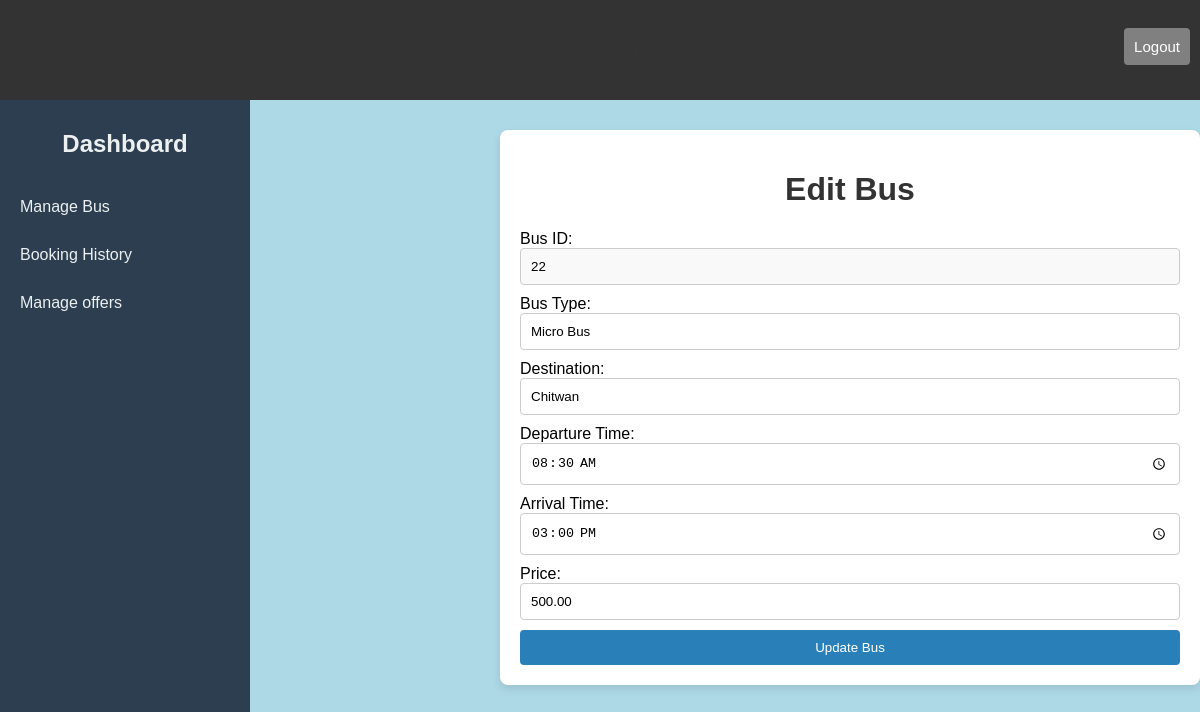
Page /Operators/edit_bus.php?id=22 on the committed database.
### tables this page shows
CREATE TABLE `buses` (
  `bus_id` int(11) NOT NULL,
  `bus_type` varchar(50) NOT NULL,
  `destination` varchar(50) NOT NULL,
  `price` decimal(10,2) NOT NULL,
  `departure_time` time NOT NULL,
  `arrival_time` time NOT NULL,
  `bus_name` varchar(255) NOT NULL
);

### Operators/edit_bus.php (the view, shortened to what this page needs)
<?php
include('connection.php');
$id = intval($_GET['id']);
$sql = "SELECT * FROM buses WHERE bus_id = $id";
$result = $con->query($sql);
if ($result->num_rows == 1) {
    $bus = $result->fetch_assoc();
} else {
    die("Bus not found.");
}
?>
<!DOCTYPE html>
<html lang="en">
<head>
</head>
<body>
<header>
        <h1>Bus Ticket QR Code Generator</h1>
        <button class="logout-btn" onclick="confirmLogout()">Logout</button>
    </header>
    <div class="sidebar">
    <h2><a href="operatorsdashboard.php">Dashboard</a></h2>
        <a href="manage_schedule.php">Manage Bus</a>
        <a href="booking.php">Booking History</a>
        <a href="manage_offers.php">Manage offers</a>
    </div>
    <div class="edit_container">
        <h1>Edit Bus</h1>
        <form method="post" onsubmit="return validateForm()">
            <label for="bus_id">Bus ID:</label>
            <input type="text" name="bus_id" value="<?php echo htmlspecialchars($bus['bus_id']); ?>" readonly>
            <label for="bus_type">Bus Type:</label>
            <input type="text" name="bus_type" value="<?php echo htmlspecialchars($bus['bus_type']); ?>" required>
            <label for="destination">Destination:</label>
            <input type="text" name="destination" value="<?php echo htmlspecialchars($bus['destination']); ?>" required>
            <label for="departure_time">Departure Time:</label>
            <input type="time" name="departure_time" value="<?php echo htmlspecialchars($bus['departure_time']); ?>" required>
            <label for="arrival_time">Arrival Time:</label>
            <input type="time" name="arrival_time" value="<?php echo htmlspecialchars($bus['arrival_time']); ?>" required>
            <label for="price">Price:</label>
            <input type="number" name="price" value="<?php echo htmlspecialchars($bus['price']); ?>" required>
            <button type="submit">Update Bus</button>
        </form>
    </div>
</body>
</html>

### Operators/edit_bus.php (style rules this page uses)
body { background-color: lightblue; margin: 0; font-family: Arial, sans-serif; }
header { background-color: #333; color: #fff; text-align: center; padding: 10px; width: 100%; position: fixed; top: 0; z-index: 1; }
.sidebar { width: 250px; background-color: #2c3e50; height: 100vh; padding: 20px; box-sizing: border-box; position: fixed; top: 50px; left: 0; }
.sidebar h2 { color: #ecf0f1; text-align: center; margin-bottom: 20px; margin-top:50px; }
.sidebar a { display: block; color: #ecf0f1; text-decoration: none; padding: 10px 0; margin: 10px 0; transition: background 0.3s; }
.edit_container { max-width: 800px; margin: 50px auto; padding: 20px; background-color: #fff; border-radius: 8px; margin-top:130px; margin-left:500px; box-shadow: 0 4px 8px rgba(0, 0, 0, 0.1); }
h1 { text-align: center; color: #333; }
form { display: flex; flex-direction: column; }
form input, form select { padding: 10px; margin-bottom: 10px; border: 1px solid #ccc; border-radius: 4px; }
form input[readonly] { background-color: #f9f9f9; cursor: not-allowed; }
form button { padding: 10px; background-color: #2980b9; color: #fff; border: none; border-radius: 4px; cursor: pointer; }
.logout-btn { position: absolute; right: 30px; top: 28px; padding: 10px; background-color: grey; color: white; border: none; border-radius: 4px; cursor: pointer; font-size:15px; }

### rows in the picture
buses: bus_id "22", bus_type "Micro Bus", destination "Chitwan", departure_time "08:30:00", arrival_time "15:00:00", price "500.00"
